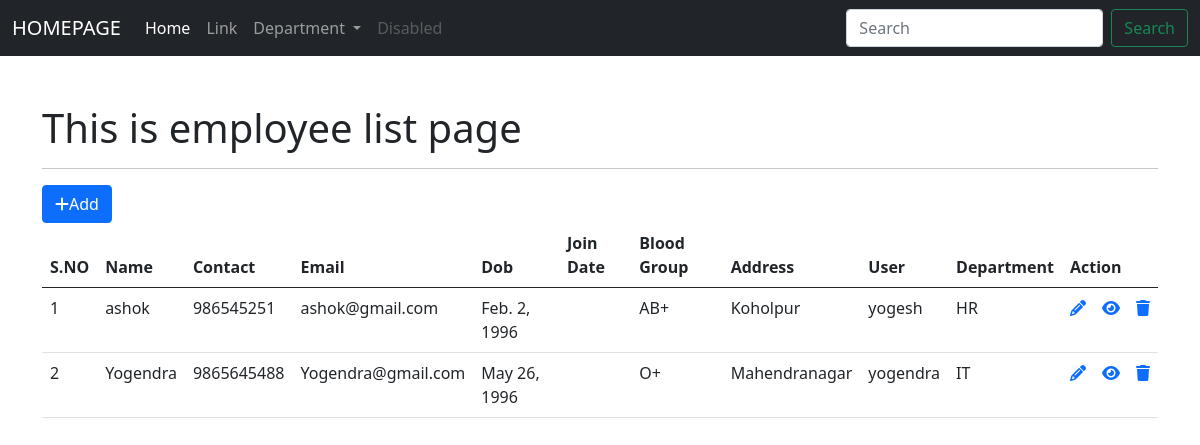
Screenshot of /employee/employees/ (signed in) with the database file from the repository.
### app_employeewebsite/models.py (models this page shows, shortened)
class Employee(models.Model):
    full_name = models.CharField(max_length=255)
    contact = models.CharField(max_length=255)
    email = models.EmailField()
    dob = models.DateField()
    join_date = models.DateField()
    gender = models.CharField(max_length=255)
    blood_group = models.CharField(max_length=255)
    address = models.CharField(max_length=255)
    user = models.ForeignKey(User, on_delete=models.CASCADE)
    department = models.ForeignKey(Department,on_delete=models.CASCADE)
    class Meta:
        db_table = 'app_employee'

class Department(models.Model):
    department_name = models.CharField(max_length=255)
    short_name = models.CharField(max_length=255, null=True, blank=True)
    status = models.BooleanField(default=True)
    def __str__(self):
        return self.short_name
    class Meta:
        db_table = "app_department"

### app_employeewebsite/views.py (the view)
# urls.py: path('employees/', views.employee_index, name = 'emp-index'),
@login_required(login_url= 'user_login')
def employee_index(request):
    employee_list = Employee.objects.all()
    context = {"data": employee_list}
    return render(request, 'employees/index_employee.html', context)

### templates/employees/index_employee.html (shortened to what this page needs)
{% extends 'layouts/master.html' %}
{% block custom_css %}
<link rel="stylesheet" href="https://cdnjs.cloudflare.com/ajax/libs/font-awesome/6.3.0/css/all.min.css" />
{% endblock %}
{% block content %}
<div class="container mt-5">
    <h1>This is employee list page</h1>
    <hr>
    <a href="{% url 'emp-add' %}" class="btn btn-primary"><i class="fa-solid fa-plus"></i>Add</a>
    <table class="table table-striped-columns table-hover">
        <thead>
            <tr>
                <th>S.NO</th>
                <th>Name</th>
                <th>Contact</th>
                <th>Email</th>
                <th>Dob</th>
                <th>Join Date</th>
                <th>Blood Group</th>
                <th>Address</th>
                <th>User</th>
                <th>Department</th>
                <th colspan="3">Action</th>
            </tr>
        </thead>
        <tbody>
            {% for val in data %}
            <tr>
                <td>{{ forloop.counter }}</td>
                <td>{{ val.full_name }}</td>
                <td>{{ val.contact }}</td>
                <td>{{ val.email }}</td>
                <td>{{ val.dob }}</td>
                <td> {{ join_date }} </td>
                <td> {{ val.blood_group }} </td>
                <td> {{ val.address }} </td>
                <td> {{ val.user }} </td>
                <td>{{ val.department }}</td>
                <td><a href="{% url 'emp-edit' val.id %}"><i class="fa-solid fa-pencil"></i></a></td>
                <td><a href="{% url 'emp-show' val.id %}"><i class="fa-solid fa-eye"></i></a></td>
                <td><a href="{% url 'emp-delete' val.id %}"><i class="fa-solid fa-trash"></i></a></td>
            </tr>
            {% endfor %}
        </tbody>
    </table>
</div>
{% endblock %}

### rows the page displays
Employee: full_name "ashok", contact "986545251", email "ashok@gmail.com", dob "Feb. 2, 1996", blood_group "AB+", address "Koholpur", user "yogesh", department "HR"
Employee: full_name "Yogendra", contact "9865645488", email "Yogendra@gmail.com", dob "May 26, 1996", blood_group "O+", address "Mahendranagar", user "yogendra", department "IT"
